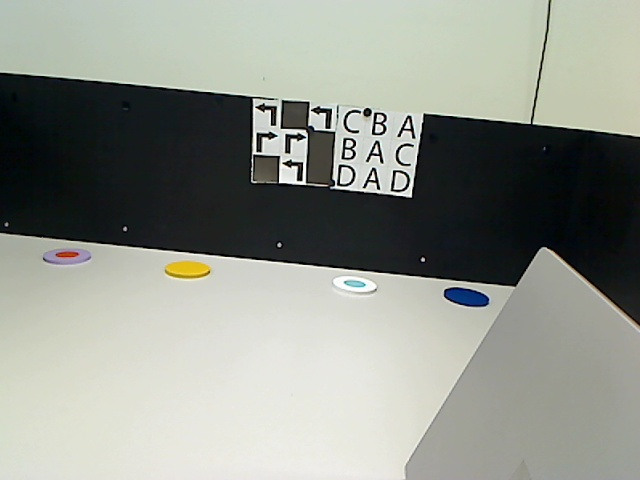
#> input picture backend/assets/images/boards/arrows/10004.jpg, 640 x 480 px, found by its file name
$ python board_segmentation.py
#> lines starting #> are read from the running program, lines starting #| are printed output that depends on the picture; after the words box and inside, x2 and y2 are one past the last pixel; in counts of white or black regions, pixels touching at a corner belong together
import cv2
import numpy as np

if __name__ == '__main__':

    board_path = './assets/images/boards/arrows/10004.jpg'

    img = cv2.imread(board_path)
#> img is the input picture: shape (480, 640, 3); mean B, G, R 139.8, 147.9, 144.3
    hsv = cv2.cvtColor(img, cv2.COLOR_BGR2HSV)
#> hsv: shape (480, 640, 3); mean H, S, V 54.1, 36.9, 148.9

    low_hsv = np.array([0, 40, 40])
    high_hsv = np.array([255, 255, 255])
    mask1 = cv2.inRange(img, low_hsv, high_hsv)
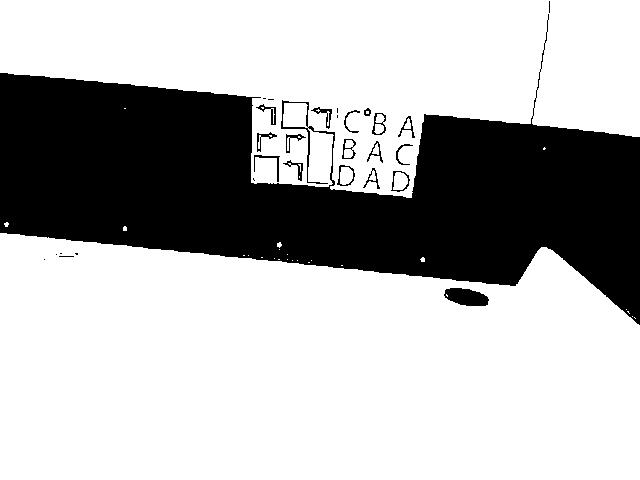
#> mask1: shape (480, 640); 70.5% white; 29 black regions (11 under 20 px), largest, box (x1, y1, x2, y2) and area: (0, 14, 640, 325) 88537, (444, 288, 489, 306) 594, (311, 107, 332, 129) 120

    k_size = 20
    kernel = np.ones((k_size, k_size), np.uint8)
    opened = cv2.morphologyEx(mask1, cv2.MORPH_OPEN, kernel)
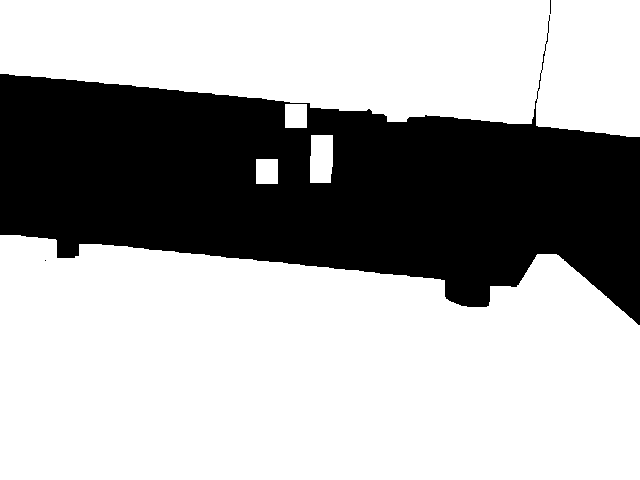
#> opened: shape (480, 640); 67.1% white; 3 black regions (2 under 20 px), largest, box (x1, y1, x2, y2) and area: (0, 15, 640, 325) 101104

    k_size = 10
    kernel = np.ones((k_size, k_size), np.uint8)
    opened = cv2.erode(opened, kernel, iterations=2)
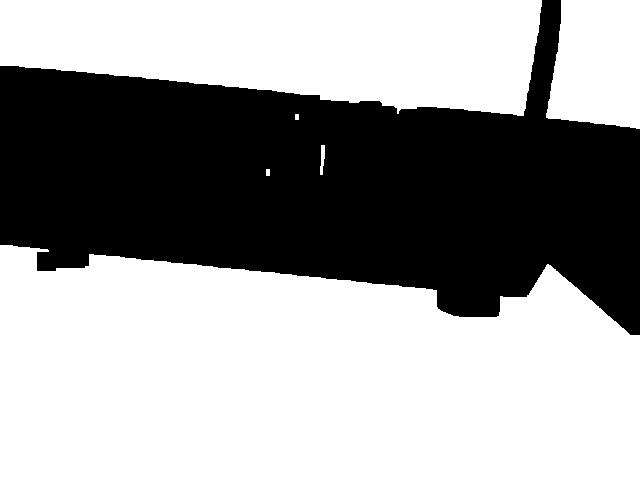
#> opened: shape (480, 640); 61% white; 1 black region, box (x1, y1, x2, y2) and area: (0, 0, 640, 335) 119953

    k_size = 20
    kernel = np.ones((k_size, k_size), np.uint8)
    opened = cv2.morphologyEx(opened, cv2.MORPH_OPEN, kernel)
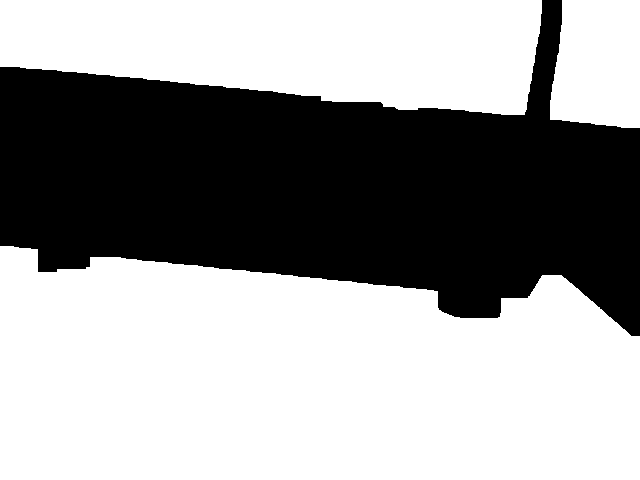
#> opened: shape (480, 640); 60.8% white; 1 black region, box (x1, y1, x2, y2) and area: (0, 0, 640, 336) 120373

    opened = cv2.bitwise_not(opened)

    res1 = cv2.bitwise_and(img, img, mask=opened)
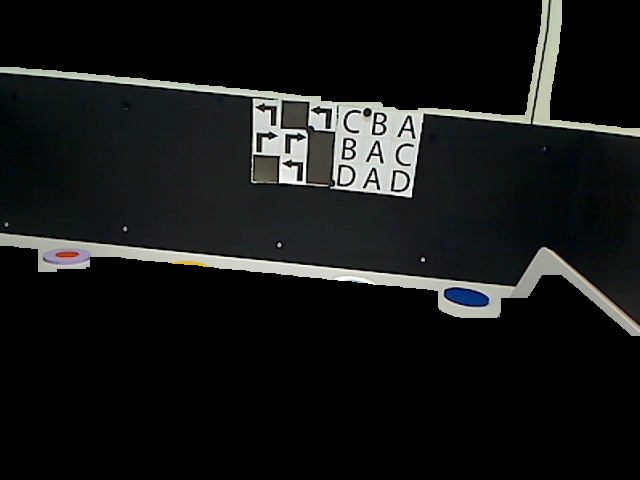
#> res1: shape (480, 640, 3); mean B, G, R 23.4, 23.9, 22.4

    cv2.imwrite('./assets/images/boards/arrows/output.png', res1)
